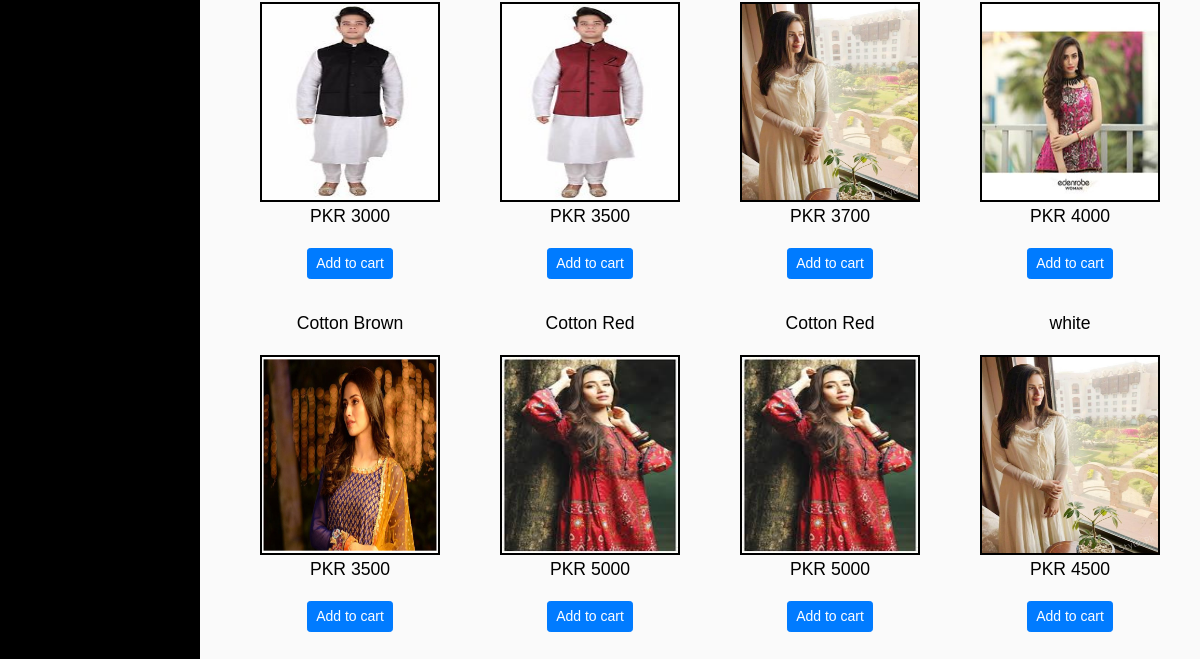
The page /all_products.php (lower part) on the database as committed earlier.
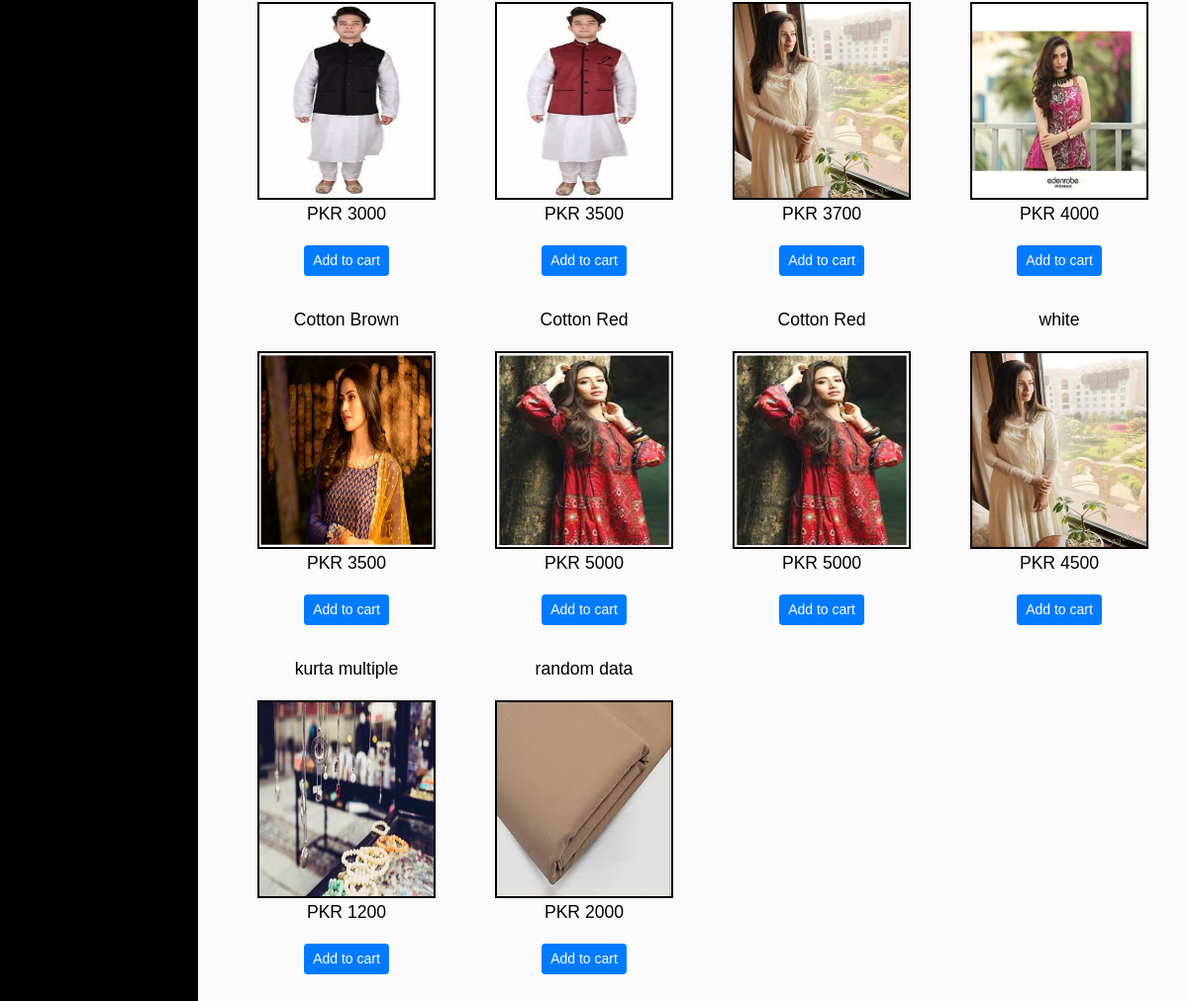
The same page on the database as committed later.
### tables this page shows
CREATE TABLE `products` (
  `product_id` int(100) NOT NULL,
  `product_cat` int(100) NOT NULL,
  `product_type` tinytext,
  `product_title` varchar(255) NOT NULL,
  `product_price` int(100) NOT NULL,
  `product_desc` text NOT NULL,
  `product_image` text NOT NULL,
  `product_image_2` varchar(32) DEFAULT NULL,
  `product_image_3` varchar(32) DEFAULT NULL,
  `product_keywords` text NOT NULL
);

### all_products.php (the view, shortened to what this page needs)
<!doctype html>
<?php
include("functions/functions.php");
?>
<html lang="en">
  <head>
    <link rel="stylesheet" href="https://stackpath.bootstrapcdn.com/bootstrap/4.3.1/css/bootstrap.min.css">
      <link rel="stylesheet" href="https://use.fontawesome.com/releases/v5.8.2/css/all.css">
<link rel="stylesheet" href="https://cdnjs.cloudflare.com/ajax/libs/malihu-custom-scrollbar-plugin/3.1.5/jquery.mCustomScrollbar.min.css">
       <link rel="stylesheet" type="text/css" href="style.css" media="all">
    </head>
  <body>
    <div class="wrapper">
        <nav id="sidebar">
          </nav>
      <div id="contents">
        <div id="product_box">
             <?php
               $get_pro= "SELECT * FROM products";
    $run_pro= mysqli_query($con, $get_pro);
    while($row_pro=mysqli_fetch_array($run_pro))
    {
        $pro_id=$row_pro['product_id'];
        $pro_title=$row_pro['product_title'];
        $pro_price=$row_pro['product_price'];
        $pro_image=$row_pro['product_image'];
        echo "
            <div id=single_product>
            <a href='details.php?pro_id=$pro_id' >  <p>  $pro_title  </p> </a>
            <a href='details.php?pro_id=$pro_id'> <img src='admin_area/product_images/$pro_image' width='180' height='200' /> </a>
            <p> PKR $pro_price </p>
            <a href='all_products.php?add_cart=$pro_id'> <button class='btn btn-sm mx-4 btn-primary' style:'float:right'> Add to cart </button> </a>
            </div>
        ";
    }
            ?>
    </body>
</html>

Rows that differ between the two databases and show on the page:
added products: product_title "kurta multiple", product_image (picture), product_price "1200"
added products: product_title "random data", product_image (picture), product_price "2000"
